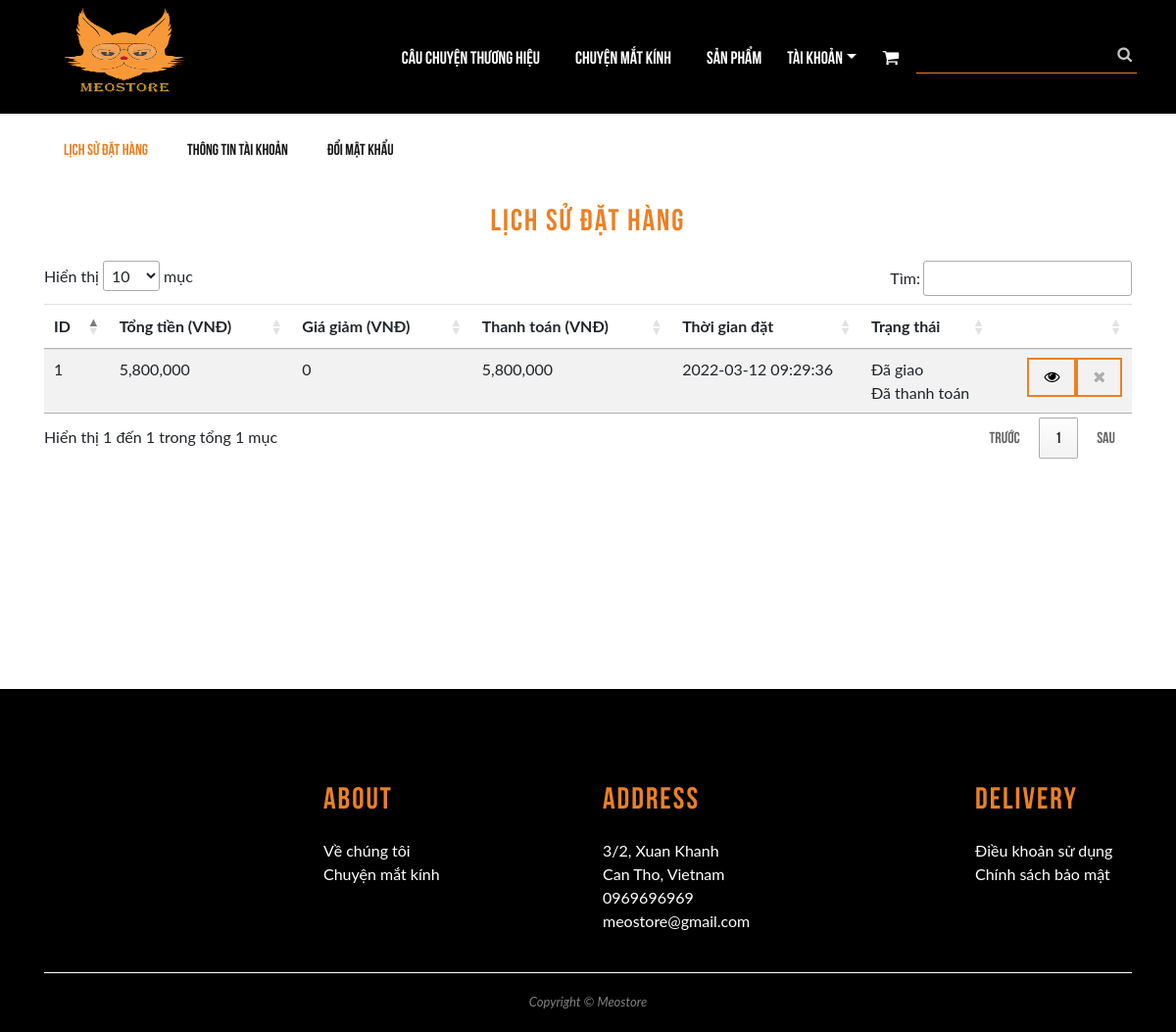
The page /index.php?act=account (signed in) on the database its author committed.
### tables this page shows
CREATE TABLE `bills` (
  `bill_ID` int(11) NOT NULL,
  `total_price` float NOT NULL,
  `discount_price` float DEFAULT NULL,
  `price_to_pay` float DEFAULT NULL,
  `payments` varchar(255) DEFAULT NULL,
  `phone_number` varchar(255) NOT NULL,
  `address` text NOT NULL,
  `status` varchar(255) NOT NULL,
  `payment_status` varchar(255) NOT NULL,
  `customer_ID` int(11) NOT NULL,
  `promotion_ID` int(11) DEFAULT NULL,
  `created_at` datetime NOT NULL DEFAULT current_timestamp(),
  `updated_at` datetime NOT NULL DEFAULT current_timestamp()
);

### index.php (called while the page is built)
<?php
require_once 'controller/UserController.php';
?>

### model/database.php (called while the page is built, shortened)
<?php
class connect
{
    var $db = null;
    function __construct()
    {
        $dsn = "mysql:host=localhost; dbname=matkinh";
        $user = 'root';
        $pass = '';
        $this->db = new PDO($dsn, $user, $pass, array(PDO::MYSQL_ATTR_INIT_COMMAND => 'SET NAMES utf8'));
    }
    function getList($select)
    {
        $result = $this->db->query($select);
        return $result;
    }
    function getInstance($select)
    {
        $results = $this->db->query($select);
        $result = $results->fetch();
        return $result;
    }
}

### model/user.php (called while the page is built, shortened)
<?php
require_once 'database.php';
class User
{
    public function getCustomerById($customer_ID)
    {
        $db = new connect();
        $sql = "SELECT * FROM customers WHERE customer_ID=$customer_ID";
        $r = $db->getInstance($sql);
        return $r;
    }
    public function getListBillByCustomerId($customer_ID)
    {
        $db = new connect();
        $sql = "SELECT * FROM bills WHERE customer_ID='$customer_ID'";
        $r = $db->getList($sql);
        return $r;
    }
}

### views/user/account.php (the view, shortened to what this page needs)
<?php
include('head.php');
?>
<body>
    <?php
    include('header.php');
    ?>
    <div class="container-fluid">
        <div class="container">
            <ul class="nav nav-tabs account-tabs" role="tablist">
                <li class="nav-item">
                    <a class="nav-link active" data-toggle="tab" href="#history">Lịch sử đặt hàng</a>
                </li>
                <li class="nav-item">
                    <a class="nav-link" data-toggle="tab" href="#account">Thông tin tài khoản</a>
                </li>
                <?php
                if ($customer['password'] !== null) :
                ?>
                    <li class="nav-item">
                        <a class="nav-link" data-toggle="tab" href="#change-password">Đổi mật khẩu</a>
                    </li>
                <?php
                endif;
                ?>
            </ul>
        </div>
        <div class="tab-content account-tabs">
            <div id="history" class="tab-pane active"><br>
                <div class="container">
                    <div class="history">
                        <h1 class="text-center">LỊCH SỬ ĐẶT HÀNG</h1>
                        <table class="table table-striped" id="table">
                            <thead>
                                <tr>
                                    <th>
                                        ID
                                    </th>
                                    <th>
                                        Tổng tiền (VNĐ)
                                    </th>
                                    <th>
                                        Giá giảm (VNĐ)
                                    </th>
                                    <th>
                                        Thanh toán (VNĐ)
                                    </th>
                                    <th>
                                        Thời gian đặt
                                    </th>
                                    <th>
                                        Trạng thái
                                    </th>
                                    <th></th>
                                </tr>
                            </thead>
                            <tbody>
                                <?php
                                $stt = 0;
                                foreach ($bills as $bill) :
                                    $stt++;
                                ?>
                                    <tr>
                                        <td>
                                            <?= $stt ?>
                                        </td>
                                        <td>
                                            <?= number_format($bill['total_price']) ?>
                                        </td>
                                        <td>
                                            <?= number_format($bill['discount_price']) ?>
                                        </td>
                                        <td>
                                            <?= number_format($bill['price_to_pay']) ?>
                                        </td>
                                        <td>
                                            <?= $bill['created_at'] ?>
                                        </td>
                                        <td>
                                            <?php
                                            $status = $bill['status'];
                                            if ($status == 'pending') {
                                                echo 'Đang xử lý';
                                            } elseif ($status == 'in_transit') {
                                                echo 'Đang giao';
                                            } elseif ($status == 'delivered') {
                                                echo 'Đã giao';
                                            } elseif ($status == 'cancelled') {
                                                echo 'Đã hủy';
                                            }
                                            ?>
                                            <br>
                                            <?php
                                            $payment_status = $bill['payment_status'];
                                            if ($payment_status == 'paid') {
                                                echo 'Đã thanh toán';
                                            } else {
                                                echo 'Chưa thanh toán';
                                            }
                                            ?>
                                        </td>
                                        <td class="text-right">
                                            <div class="btn-group">
                                                <button class="menu-item-action animate-btn bill-detail" title="Chi tiết" data-bill_id="<?= $bill['bill_ID'] ?>">
                                                    <i class="fa fa-eye"></i>
                                                </button>
                                                <a href="?act=order-cancel&bill_ID=<?= $bill['bill_ID'] ?>" title="Hủy đặt hàng">
                                                    <button class="menu-item-action animate-btn" <?php echo ($status == 'pending') ? '' : 'disabled' ?>>
                                                        <i class="fa fa-close"></i>
                                                    </button>
                                                </a>
                                            </div>
                                        </td>
                                    </tr>
                                <?php
                                endforeach;
                                ?>
                            </tbody>
                        </table>
                    </div>
                </div>
            </div>
            <?php
            include('footer.php')
            ?>
</body>
</html>

### assets/user/css/main.css (style rules this page uses)
html { scroll-behavior: smooth; }
body { font-family: 'Lato'; }
.container-fluid { margin: 0; padding: 0; }
h1, h2, h3, h4, h5, h6 { margin: 10px 0 20px; line-height: 1.4; color: #ea8025; font-weight: 400; font-family: 'BebasNeue'; }
h1 { font-size: 31px; }
a { text-decoration: none; color: #191919; transition: .5s; font-family: 'BebasNeue'; }
.menu-item-action { font-size: 16px; font-weight: 700; display: inline-block; font-family: 'BebasNeue'; background: transparent; vertical-align: middle; border: 2px solid #EA8025; padding: 6px 15px; }
ol, ul { padding-left: 15px; list-style: none; }
.nav-tabs { margin-top: 50px; border-bottom: none; }
.nav-tabs .nav-link { border: none; }
.nav-tabs .nav-item.show .nav-link, .nav-tabs .nav-link.active { color: #ea8025; background-color: transparent; }
.nav-tabs .nav-link { display: block; padding: 0 10px; }
.tab-content { margin-top: 30px; }
h1 { letter-spacing: 2px; }
.history { padding: 0px 0 60px; min-height: 500px; }
.nav.nav-tabs.account-tabs { margin-top: 20px !important; }
.nav.nav-tabs.account-tabs a.nav-link { padding: 5px 20px; }
.tab-content.account-tabs { margin-top: 0; }

### rows shown on the page
bills: total_price "5,800,000", discount_price "0", price_to_pay "5,800,000", created_at "2022-03-12 09:29:36", status "Đã giao", payment_status "Đã thanh toán"
